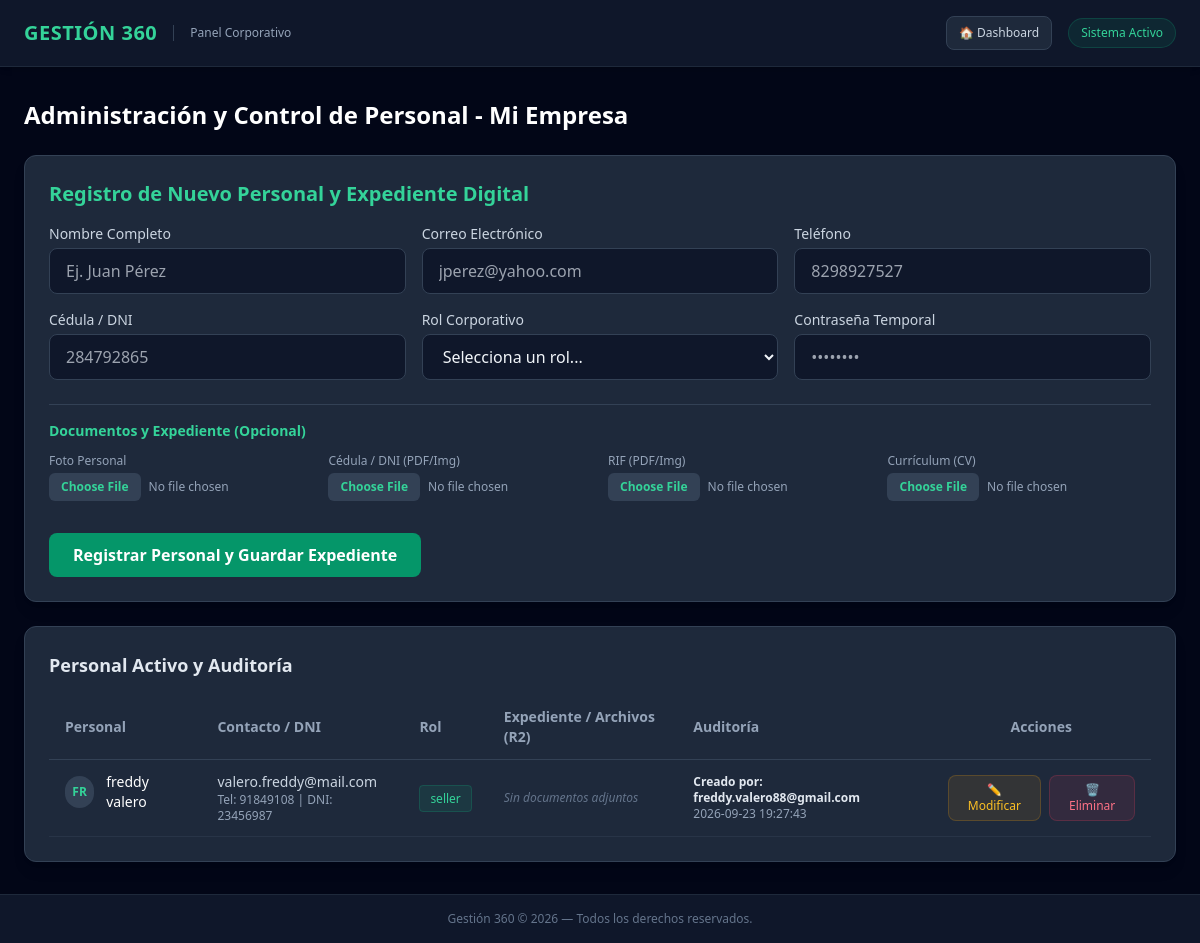
Page /personal/ on the committed database.
### tables this page shows
CREATE TABLE users (
            id INTEGER PRIMARY KEY AUTOINCREMENT,
            business_id INTEGER,
            name TEXT NOT NULL,
            email TEXT UNIQUE NOT NULL,
            phone TEXT,
            dni TEXT UNIQUE NOT NULL,
            role TEXT NOT NULL,
            password TEXT NOT NULL,
            photo TEXT,
            dni_doc TEXT,
            rif_doc TEXT,
            cv_doc TEXT,
            created_by TEXT,
            created_at TIMESTAMP DEFAULT CURRENT_TIMESTAMP
        );

### routes/personal_routes.py (the view)
@personal_bp.route('/', methods=['GET'])
def personal_view():
    company_name = session.get('company_name', 'Mi Empresa')
    company_rif = session.get('company_rif', 'J-00000000-0')
    staff_members = []
    try:
        engine = get_db_connection()
        metadata = sqlalchemy.MetaData()
        users_table = sqlalchemy.Table('users', metadata, autoload_with=engine)
        with engine.connect() as connection:
            stmt = sqlalchemy.select(users_table)
            result = connection.execute(stmt).fetchall()
            staff_members = [dict(row._mapping) for row in result]
    except Exception as e:
        print(f"Error cargando personal: {e}")
    return render_template("personal/index.html", company_name=company_name, staff_members=staff_members)

### utils.py (called while the page is built)
def get_db_connection():
    DATABASE_URL = os.getenv("DATABASE_URL")
    return sqlalchemy.create_engine(DATABASE_URL)

### templates/personal/index.html (shortened to what this page needs)
{% extends "base.html" %}
{% block header_title %}Administración y Control de Personal - {{ company_name }}{% endblock %}
{% block content %}
<div class="space-y-6">
    <div class="bg-slate-800 border border-slate-700 p-6 rounded-xl shadow-lg">
        <h3 class="text-xl font-bold text-emerald-400 mb-4">Registro de Nuevo Personal y Expediente Digital</h3>
        <form action="/personal/api/create" method="POST" enctype="multipart/form-data" class="grid grid-cols-1 md:grid-cols-3 gap-4">
            <div>
                <label class="block text-sm font-medium text-slate-300 mb-1">Nombre Completo</label>
                <input type="text" name="name" required class="w-full bg-slate-900 border border-slate-700 rounded-lg px-4 py-2.5 text-slate-100 focus:outline-none focus:border-emerald-500" placeholder="Ej. Juan Pérez">
            </div>
            <div>
                <label class="block text-sm font-medium text-slate-300 mb-1">Correo Electrónico</label>
                <input type="email" name="email" required class="w-full bg-slate-900 border border-slate-700 rounded-lg px-4 py-2.5 text-slate-100 focus:outline-none focus:border-emerald-500" placeholder="jperez@yahoo.com">
            </div>
            <div>
                <label class="block text-sm font-medium text-slate-300 mb-1">Teléfono</label>
                <input type="text" name="phone" class="w-full bg-slate-900 border border-slate-700 rounded-lg px-4 py-2.5 text-slate-100 focus:outline-none focus:border-emerald-500" placeholder="8298927527">
            </div>
            <div>
                <label class="block text-sm font-medium text-slate-300 mb-1">Cédula / DNI</label>
                <input type="text" name="dni" required class="w-full bg-slate-900 border border-slate-700 rounded-lg px-4 py-2.5 text-slate-100 focus:outline-none focus:border-emerald-500" placeholder="284792865">
            </div>
            <div>
                <label class="block text-sm font-medium text-slate-300 mb-1">Rol Corporativo</label>
                <select name="role" required class="w-full bg-slate-900 border border-slate-700 rounded-lg px-4 py-2.5 text-slate-100 focus:outline-none focus:border-emerald-500">
                    <option value="" disabled selected>Selecciona un rol...</option>
                </select>
            </div>
            <div>
                <label class="block text-sm font-medium text-slate-300 mb-1">Contraseña Temporal</label>
                <input type="password" name="password" required class="w-full bg-slate-900 border border-slate-700 rounded-lg px-4 py-2.5 text-slate-100 focus:outline-none focus:border-emerald-500" placeholder="••••••••">
            </div>
            <div class="md:col-span-3 border-t border-slate-700 pt-4 mt-2">
                <h4 class="text-sm font-semibold text-emerald-400 mb-3">Documentos y Expediente (Opcional)</h4>
                <div class="grid grid-cols-1 md:grid-cols-4 gap-4">
                    <div>
                        <label class="block text-xs text-slate-400 mb-1">Foto Personal</label>
                        <input type="file" name="photo" accept="image/*" class="w-full text-xs text-slate-400 file:mr-2 file:py-1.5 file:px-3 file:rounded-md file:border-0 file:text-xs file:font-semibold file:bg-slate-700 file:text-emerald-400 hover:file:bg-slate-600">
                    </div>
                    <div>
                        <label class="block text-xs text-slate-400 mb-1">Cédula / DNI (PDF/Img)</label>
                        <input type="file" name="dni_doc" class="w-full text-xs text-slate-400 file:mr-2 file:py-1.5 file:px-3 file:rounded-md file:border-0 file:text-xs file:font-semibold file:bg-slate-700 file:text-emerald-400 hover:file:bg-slate-600">
                    </div>
                    <div>
                        <label class="block text-xs text-slate-400 mb-1">RIF (PDF/Img)</label>
                        <input type="file" name="rif_doc" class="w-full text-xs text-slate-400 file:mr-2 file:py-1.5 file:px-3 file:rounded-md file:border-0 file:text-xs file:font-semibold file:bg-slate-700 file:text-emerald-400 hover:file:bg-slate-600">
                    </div>
                    <div>
                        <label class="block text-xs text-slate-400 mb-1">Currículum (CV)</label>
                        <input type="file" name="cv_doc" class="w-full text-xs text-slate-400 file:mr-2 file:py-1.5 file:px-3 file:rounded-md file:border-0 file:text-xs file:font-semibold file:bg-slate-700 file:text-emerald-400 hover:file:bg-slate-600">
                    </div>
                </div>
            </div>
            <div class="md:col-span-3 pt-4">
                <button type="submit" class="bg-emerald-600 hover:bg-emerald-500 text-white font-bold px-6 py-2.5 rounded-lg transition duration-200">
                    Registrar Personal y Guardar Expediente
                </button>
            </div>
        </form>
    </div>
    <div class="bg-slate-800 border border-slate-700 p-6 rounded-xl shadow-lg">
        <h4 class="text-lg font-semibold text-slate-200 mb-4">Personal Activo y Auditoría</h4>
        <div class="overflow-x-auto">
            <table class="w-full text-left border-collapse">
                <thead>
                    <tr class="border-b border-slate-700 text-slate-400 text-sm">
                        <th class="py-3 px-4">Personal</th>
                        <th class="py-3 px-4">Contacto / DNI</th>
                        <th class="py-3 px-4">Rol</th>
                        <th class="py-3 px-4">Expediente / Archivos (R2)</th>
                        <th class="py-3 px-4">Auditoría</th>
                        <th class="py-3 px-4 text-center">Acciones</th>
                    </tr>
                </thead>
                <tbody class="text-slate-300 text-sm">
                    {% for member in staff_members %}
                    <tr class="border-b border-slate-700/50">
                        <td class="py-3 px-4 font-medium text-white flex items-center gap-3">
                            {% if member.photo %}
                                <img src="/personal/download-doc?key={{ member.photo }}" class="w-8 h-8 rounded-full object-cover border border-slate-600">
                            {% else %}
                                <div class="w-8 h-8 rounded-full bg-slate-700 flex items-center justify-center text-xs text-emerald-400 font-bold">
                                    {{ member.name[:2] | upper }}
                                </div>
                            {% endif %}
                            {{ member.name }}
                        </td>
                        <td class="py-3 px-4">
                            <div>{{ member.email }}</div>
                            <div class="text-xs text-slate-400">Tel: {{ member.phone or 'N/A' }} | DNI: {{ member.dni }}</div>
                        </td>
                        <td class="py-3 px-4">
                            <span class="bg-emerald-500/10 text-emerald-400 px-2.5 py-1 rounded text-xs border border-emerald-500/20 font-medium">
                                {{ member.role }}
                            </span>
                        </td>
                        <td class="py-3 px-4 text-xs">
                            <div class="flex flex-col gap-1.5">
                                {% if not member.photo and not member.dni_doc and not member.rif_doc and not member.cv_doc %}
                                    <span class="text-slate-500 italic">Sin documentos adjuntos</span>
                                {% endif %}
                            </div>
                        </td>
                        <td class="py-3 px-4 text-xs">
                            <div class="font-semibold text-slate-200">
                                Creado por: {{ member.creator_name or member.created_by }}
                            </div>
                            <div class="text-slate-400">{{ member.created_at }}</div>
                        </td>
                        <td class="py-3 px-4 text-center">
                            <div class="flex items-center justify-center gap-2">
                                <button type="button" data-member='{{ member | tojson | forceescape }}' onclick="openEditModal(JSON.parse(this.dataset.member))" class="text-xs bg-amber-500/10 text-amber-400 hover:bg-amber-500/20 px-3 py-1.5 rounded-lg border border-amber-500/20 font-medium inline-flex items-center gap-1 transition">
                                    ✏️ Modificar
                                </button>
                                <form action="/personal/api/delete/{{ member.id }}" method="POST" onsubmit="return confirm('⚠️ ¿Estás totalmente seguro de que deseas eliminar a {{ member.name }}? Esta acción no se puede deshacer.');" class="inline">
                                    <button type="submit" class="text-xs bg-rose-500/10 text-rose-400 hover:bg-rose-500/20 px-3 py-1.5 rounded-lg border border-rose-500/20 font-medium inline-flex items-center gap-1 transition">
                                        🗑️ Eliminar
                                    </button>
                                </form>
                            </div>
                        </td>
                    </tr>
                    {% else %}
                    <tr>
                        <td colspan="6" class="py-6 text-center text-slate-500">
                            No hay personal registrado.
                        </td>
                    </tr>
                    {% endfor %}
                </tbody>
            </table>
        </div>
    </div>
</div>
{% endblock %}

### templates/base.html (shortened to what this page needs)
<!DOCTYPE html>
<html lang="es">
<head>
    <script src="https://cdn.tailwindcss.com"></script>
</head>
<body class="bg-slate-950 text-slate-100 min-h-screen flex flex-col font-sans">
    <header class="bg-slate-900 border-b border-slate-800 shadow-md px-6 py-4 flex items-center justify-between">
        <div class="flex items-center gap-4">
            <h1 class="text-xl font-extrabold tracking-wide text-emerald-400">GESTIÓN 360</h1>
            <span class="text-xs text-slate-400 border-l border-slate-700 pl-4">
                {{ session.get('company_name', 'Panel Corporativo') }}
            </span>
        </div>
        <div class="flex items-center gap-4">
            <a href="/dashboard" class="text-xs bg-slate-800 hover:bg-slate-700 text-slate-300 px-3 py-2 rounded-lg border border-slate-700 transition">
                🏠 Dashboard
            </a>
            <span class="text-xs bg-emerald-500/10 text-emerald-400 px-3 py-1.5 rounded-full border border-emerald-500/20 font-medium">
                Sistema Activo
            </span>
        </div>
    </header>
    <main class="flex-1 max-w-7xl w-full mx-auto px-6 py-8">
        <div class="mb-6">
            <h2 class="text-2xl font-bold text-white">
                {% block header_title %}Panel de Control{% endblock %}
            </h2>
        </div>
        {% block content %}{% endblock %}
    </main>
    <footer class="bg-slate-900 border-t border-slate-800 py-4 text-center text-xs text-slate-500">
        Gestión 360 &copy; 2026 — Todos los derechos reservados.
    </footer>
</body>
</html>

### rows in the picture
users: name "FR", name "freddy valero", email "valero.freddy@mail.com", phone "91849108", dni "23456987", role "seller", created_by "freddy.valero88@gmail.com", created_at "2026-09-23 19:27:43"

### other values in the picture
{{ session.get('company_name', 'Panel Corporativo') }} "Panel Corporativo"
{{ company_name }} "Mi Empresa"
